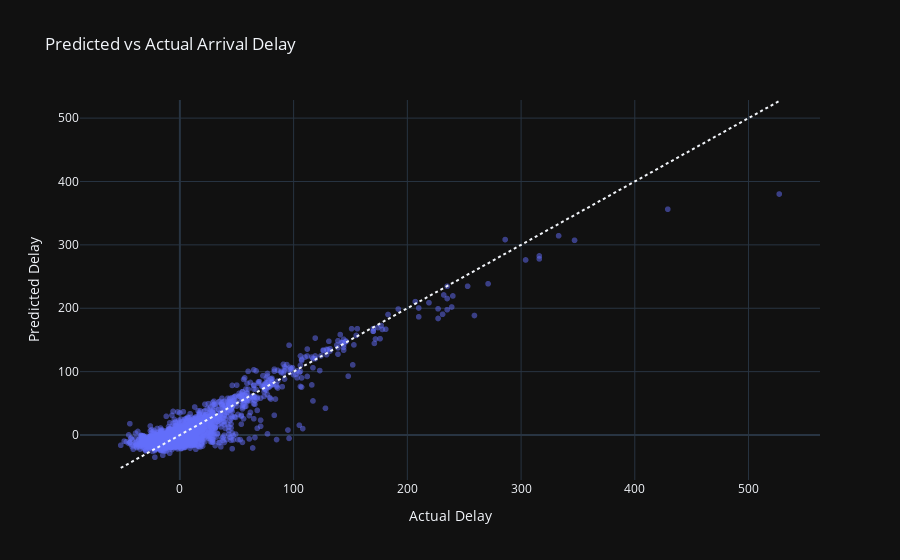

Notebook source saved alongside this figure:
### Code cell
fig = px.scatter(
    df_compare,
    x="Actual Delay",
    y="Predicted Delay",
    title="Predicted vs Actual Arrival Delay",
    opacity=0.5,
)

# Ligne parfaite (y = x)
fig.add_shape(
    type="line",
    x0=df_compare["Actual Delay"].min(),
    y0=df_compare["Actual Delay"].min(),
    x1=df_compare["Actual Delay"].max(),
    y1=df_compare["Actual Delay"].max(),
    line=dict(dash="dot")
)

fig.show()

### Figure 1 — Plotly figure (JSON) as saved in the notebook; plotly's stock layout.template omitted (floating-point values rounded to 4 significant figures; data arrays with more than 128 entries replaced by an {"elided": "..."} marker saying what was removed)
{"data": [{"hovertemplate": "Actual Delay=%{x}<br>Predicted Delay=%{y}<extra></extra>", "legendgroup": "", "marker": {"color": "#636efa", "opacity": 0.5, "symbol": "circle"}, "mode": "markers", "name": "", "showlegend": false, "x": {"elided": "3300 float values"}, "xaxis": "x", "y": {"elided": "3300 float values"}, "yaxis": "y", "type": "scattergl"}], "layout": {"xaxis": {"anchor": "y", "domain": [0.0, 1.0], "title": {"text": "Actual Delay"}}, "yaxis": {"anchor": "x", "domain": [0.0, 1.0], "title": {"text": "Predicted Delay"}}, "legend": {"tracegroupgap": 0}, "title": {"text": "Predicted vs Actual Arrival Delay"}, "shapes": [{"line": {"dash": "dot"}, "type": "line", "x0": -52.0, "x1": 527.0, "y0": -52.0, "y1": 527.0}]}}
